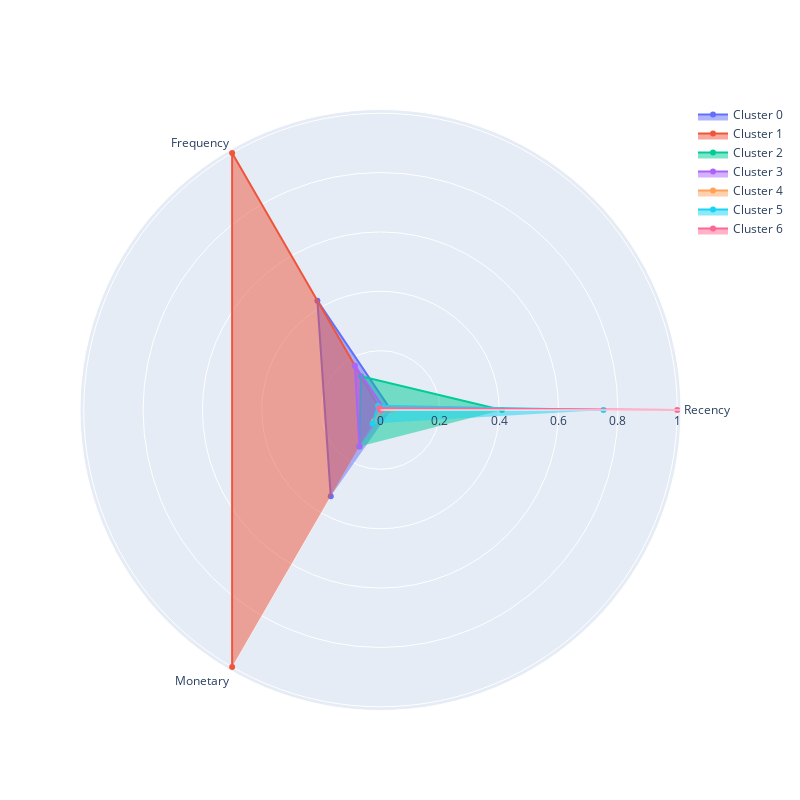

Notebook code for this chart:
### Markdown cell above
### Задание 6.7
Визуализируйте профили кластеров в виде полярной диаграммы на основе средних RFM-характеристик, вычисленных для каждого кластера.

Проанализируйте кластеры и на основе анализа сопоставьте номер кластера и его описание.

*  **1** - Кластер соответствует «лояльным» клиентам, которые приносят наибольший доход, совершают покупки чаще всего, а давность их последней покупки наименьшая.
*  **0** - Кластер соответствует «перспективным» клиентам, которые являются активными покупателями, но покупают не так часто и не так много, как лояльные клиенты.
*  **2** - Кластер соответствует «подвисшим» клиентам, которые относительно недавно сделали несколько заказов на небольшие суммы. Потенциально эти клиенты могут быть переведены в кластер «перспективных».
*  **3** - Кластер соответствует клиентам «в зоне риска», которые несколько раз покупали товары на небольшие суммы, однако их последняя покупка была совершена более пяти месяцев назад.
*  **6** - Кластер соответствует клиентам-«новичкам», которые относительно недавно сделали один заказ на небольшую сумму. 
*  **4** - Кластер соответствует «спящим» или «почти потерянным» клиентам, которые сделали один заказ на маленькую сумму более семи месяцев назад и больше не возвращались.
* **5** - Кластер соответствует «потерянным» клиентам, которые купили меньше всего товара, и их последняя покупка была совершена около года назад.

### Code cell
plot_cluster_profile(grouped_data, 7)

### Figure 1 — Plotly figure (JSON) as saved in the notebook; plotly's stock layout.template omitted (floating-point values rounded to 4 significant figures)
{"data": [{"fill": "toself", "name": "Cluster 0", "r": [0.03505, 0.4254, 0.3353], "theta": ["Recency", "Frequency", "Monetary"], "type": "scatterpolar"}, {"fill": "toself", "name": "Cluster 1", "r": [0, 1, 1.0], "theta": ["Recency", "Frequency", "Monetary"], "type": "scatterpolar"}, {"fill": "toself", "name": "Cluster 2", "r": [0.4093, 0.1317, 0.142], "theta": ["Recency", "Frequency", "Monetary"], "type": "scatterpolar"}, {"fill": "toself", "name": "Cluster 3", "r": [0.01568, 0.1723, 0.1425], "theta": ["Recency", "Frequency", "Monetary"], "type": "scatterpolar"}, {"fill": "toself", "name": "Cluster 4", "r": [0.03878, 0, 0.04388], "theta": ["Recency", "Frequency", "Monetary"], "type": "scatterpolar"}, {"fill": "toself", "name": "Cluster 5", "r": [0.7514, 0.0163, 0.05296], "theta": ["Recency", "Frequency", "Monetary"], "type": "scatterpolar"}, {"fill": "toself", "name": "Cluster 6", "r": [1, 0.007558, 0], "theta": ["Recency", "Frequency", "Monetary"], "type": "scatterpolar"}], "layout": {"autosize": false, "height": 800, "showlegend": true, "width": 800}}
